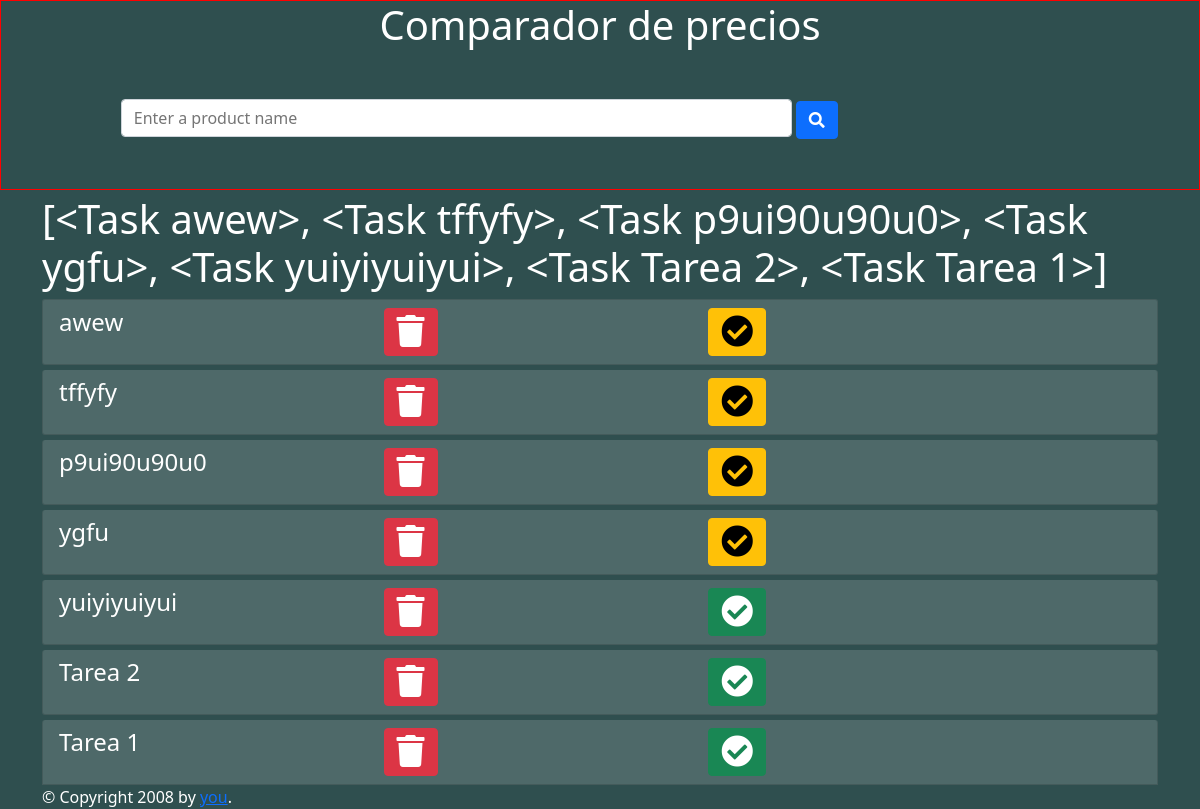
The page / on the database its author committed.
### app.py (models this page shows)
class Task(db.Model):
    __tablename__ = "task"
    id=db.Column(db.Integer,primary_key=True)
    name=db.Column(db.String,nullable=False)
    complete=db.Column(db.Integer,default=0)
    def __repr__(self):
        return f'<Task {self.name}>'

### app.py (the view)
@app.route('/')
def index():
    tasks=Task.query.order_by(Task.id.desc()).all()
    complete_tasks=Task.query.filter_by(complete=1).count()
    return render_template('productos.html',tasks=tasks,complete_tasks=complete_tasks)

### templates/productos.html (shortened to what this page needs)
{% extends "base1.html" %}
{% block content %}
<h1>{{tasks}}</h1>
{% for task in tasks %}
<div class="list-group-item">
    <div class="section">
        <h4>{{task.name}}</h4>
    </div>
    <div class="section">
        <a href="/delete/{{task.id}}/" class="btn btn-danger"><i class="fa fa-2x fa-trash" aria-hidden="true"></i></a>
    </div>
    <div class="section">
        {% if task.complete %}
        <a href="#" class="btn btn-success"><i class="fa fa-check-circle fa-2x" aria-hidden="true"></i></a>
        {% else %}
        <a href="/complete/{{task.id}}/" class="btn btn-warning"><i class="fa fa-check-circle fa-2x"
                aria-hidden="true"></i></a>
        {% endif %}
    </div>
</div>
{% endfor %}
{% endblock %}

### static/css/main.css (style rules this page uses)
body { background-color: darkslategrey; color: white; }
.list-group-item { display: flex; margin-top: 5px; background-color: rgba(255, 255, 255, 0.15); color:white; border-radius: 3px; }
.section { width: 30%; padding-right: 20px; }

### rows shown on the page
Task: name.name "[<Task awew>, <Task tffyfy>, <Task p9ui90u90u0>, <Task ygfu>, <Task yuiyiyuiyui>, <Task Tarea 2>, <Task Tarea 1>]", name "awew"
Task: name "tffyfy"
Task: name "p9ui90u90u0"
Task: name "ygfu"
Task: name "yuiyiyuiyui", complete 1 (drawn)
Task: name "Tarea 2", complete 1 (drawn)
Task: name "Tarea 1", complete 1 (drawn)
